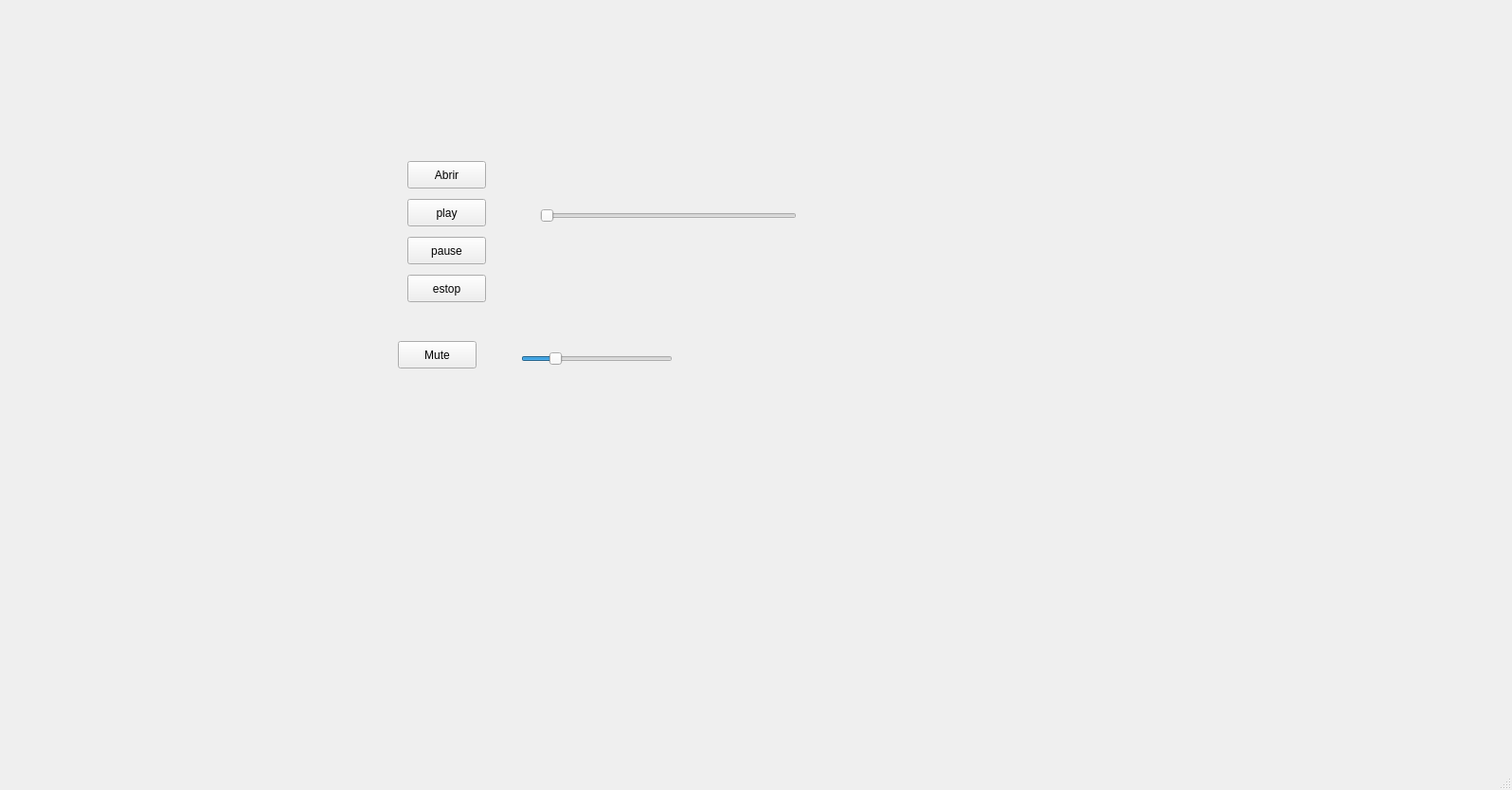
<?xml version="1.0" encoding="UTF-8"?>
<ui version="4.0">
 <class>cframe</class>
 <widget class="QMainWindow" name="cframe">
  <property name="geometry">
   <rect>
    <x>0</x>
    <y>0</y>
    <width>1596</width>
    <height>834</height>
   </rect>
  </property>
  <property name="windowTitle">
   <string>cframe</string>
  </property>
  <widget class="QWidget" name="centralwidget">
   <widget class="QStackedWidget" name="stackedWidget">
    <property name="geometry">
     <rect>
      <x>-10</x>
      <y>-10</y>
      <width>1581</width>
      <height>871</height>
     </rect>
    </property>
    <property name="styleSheet">
     <string notr="true"/>
    </property>
    <property name="currentIndex">
     <number>2</number>
    </property>
    <widget class="QWidget" name="login">
     <property name="styleSheet">
      <string notr="true">#login {
    background-image: url(:/1/Imagenes/Fondo apple.webp);
    background-repeat: no-repeat;
    background-position: center;
    background-attachment: fixed;
}</string>
     </property>
     <widget class="QPushButton" name="pushButton">
      <property name="geometry">
       <rect>
        <x>750</x>
        <y>680</y>
        <width>83</width>
        <height>29</height>
       </rect>
      </property>
      <property name="font">
       <font>
        <pointsize>10</pointsize>
        <bold>true</bold>
       </font>
      </property>
      <property name="text">
       <string>Entrar</string>
      </property>
     </widget>
     <widget class="QLineEdit" name="lineEdit">
      <property name="geometry">
       <rect>
        <x>860</x>
        <y>580</y>
        <width>221</width>
        <height>28</height>
       </rect>
      </property>
      <property name="font">
       <font>
        <pointsize>10</pointsize>
       </font>
      </property>
     </widget>
     <widget class="QLineEdit" name="lineEdit_2">
      <property name="geometry">
       <rect>
        <x>500</x>
        <y>580</y>
        <width>221</width>
        <height>28</height>
       </rect>
      </property>
      <property name="font">
       <font>
        <pointsize>10</pointsize>
       </font>
      </property>
     </widget>
     <widget class="QLabel" name="label">
      <property name="geometry">
       <rect>
        <x>500</x>
        <y>560</y>
        <width>201</width>
        <height>21</height>
       </rect>
      </property>
      <property name="font">
       <font>
        <pointsize>10</pointsize>
        <bold>true</bold>
       </font>
      </property>
      <property name="text">
       <string>Usuario:</string>
      </property>
     </widget>
     <widget class="QLabel" name="label_2">
      <property name="geometry">
       <rect>
        <x>860</x>
        <y>560</y>
        <width>161</width>
        <height>21</height>
       </rect>
      </property>
      <property name="font">
       <font>
        <pointsize>10</pointsize>
        <bold>true</bold>
       </font>
      </property>
      <property name="text">
       <string>Contraseña:</string>
      </property>
     </widget>
     <widget class="QPushButton" name="btnEnlaceLogin">
      <property name="geometry">
       <rect>
        <x>1310</x>
        <y>750</y>
        <width>231</width>
        <height>29</height>
       </rect>
      </property>
      <property name="text">
       <string>¿No tienes cuenta? Crea una aquí</string>
      </property>
     </widget>
    </widget>
    <widget class="QWidget" name="page">
     <property name="styleSheet">
      <string notr="true"/>
     </property>
     <widget class="QLabel" name="label_3">
      <property name="geometry">
       <rect>
        <x>770</x>
        <y>680</y>
        <width>41</width>
        <height>20</height>
       </rect>
      </property>
      <property name="text">
       <string>Crear</string>
      </property>
     </widget>
     <widget class="Line" name="line">
      <property name="geometry">
       <rect>
        <x>690</x>
        <y>-100</y>
        <width>181</width>
        <height>791</height>
       </rect>
      </property>
      <property name="orientation">
       <enum>Qt::Orientation::Vertical</enum>
      </property>
     </widget>
    </widget>
    <widget class="QWidget" name="page_3">
     <widget class="QSlider" name="volumen">
      <property name="geometry">
       <rect>
        <x>560</x>
        <y>380</y>
        <width>160</width>
        <height>18</height>
       </rect>
      </property>
      <property name="value">
       <number>20</number>
      </property>
      <property name="orientation">
       <enum>Qt::Orientation::Horizontal</enum>
      </property>
     </widget>
     <widget class="QSlider" name="sliderProgreso">
      <property name="geometry">
       <rect>
        <x>580</x>
        <y>230</y>
        <width>271</width>
        <height>16</height>
       </rect>
      </property>
      <property name="orientation">
       <enum>Qt::Orientation::Horizontal</enum>
      </property>
     </widget>
     <widget class="QLabel" name="labelTiempo">
      <property name="geometry">
       <rect>
        <x>860</x>
        <y>230</y>
        <width>101</width>
        <height>20</height>
       </rect>
      </property>
      <property name="text">
       <string/>
      </property>
     </widget>
     <widget class="QPushButton" name="mute">
      <property name="geometry">
       <rect>
        <x>430</x>
        <y>370</y>
        <width>83</width>
        <height>29</height>
       </rect>
      </property>
      <property name="text">
       <string>Mute</string>
      </property>
     </widget>
     <widget class="QPushButton" name="play">
      <property name="geometry">
       <rect>
        <x>440</x>
        <y>220</y>
        <width>83</width>
        <height>29</height>
       </rect>
      </property>
      <property name="text">
       <string>play</string>
      </property>
     </widget>
     <widget class="QPushButton" name="abrir">
      <property name="geometry">
       <rect>
        <x>440</x>
        <y>180</y>
        <width>83</width>
        <height>29</height>
       </rect>
      </property>
      <property name="text">
       <string>Abrir</string>
      </property>
     </widget>
     <widget class="QPushButton" name="pause">
      <property name="geometry">
       <rect>
        <x>440</x>
        <y>260</y>
        <width>83</width>
        <height>29</height>
       </rect>
      </property>
      <property name="text">
       <string>pause</string>
      </property>
     </widget>
     <widget class="QPushButton" name="stop">
      <property name="geometry">
       <rect>
        <x>440</x>
        <y>300</y>
        <width>83</width>
        <height>29</height>
       </rect>
      </property>
      <property name="text">
       <string>estop</string>
      </property>
     </widget>
    </widget>
    <widget class="QWidget" name="page_4"/>
    <widget class="QWidget" name="page_crear"/>
   </widget>
  </widget>
  <widget class="QMenuBar" name="menubar">
   <property name="geometry">
    <rect>
     <x>0</x>
     <y>0</y>
     <width>1596</width>
     <height>25</height>
    </rect>
   </property>
  </widget>
  <widget class="QStatusBar" name="statusbar"/>
 </widget>
 <resources/>
 <connections/>
</ui>
